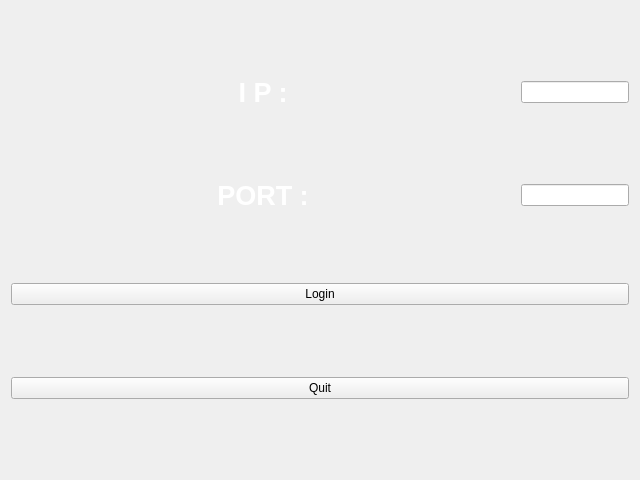
<?xml version="1.0" encoding="UTF-8"?>
<ui version="4.0">
 <class>LoginServer</class>
 <widget class="QWidget" name="LoginServer">
  <property name="geometry">
   <rect>
    <x>0</x>
    <y>0</y>
    <width>640</width>
    <height>480</height>
   </rect>
  </property>
  <property name="windowTitle">
   <string>Form</string>
  </property>
  <property name="styleSheet">
   <string notr="true">QWidget#LoginServer {
	border-image: url(:/img/portal_background_4.jpg) 0 0 0 0 stretch stretch;
}
</string>
  </property>
  <layout class="QVBoxLayout" name="verticalLayout">
   <item>
    <layout class="QHBoxLayout" name="horizontalLayout" stretch="1,0">
     <property name="spacing">
      <number>6</number>
     </property>
     <item>
      <widget class="QLabel" name="labelIp">
       <property name="sizePolicy">
        <sizepolicy hsizetype="Preferred" vsizetype="Fixed">
         <horstretch>0</horstretch>
         <verstretch>0</verstretch>
        </sizepolicy>
       </property>
       <property name="styleSheet">
        <string notr="true"/>
       </property>
       <property name="text">
        <string>&lt;html&gt;&lt;head/&gt;&lt;body&gt;&lt;p align=&quot;center&quot;&gt;&lt;span style=&quot; font-size:20pt; font-weight:600; color:#ffffff;&quot;&gt;I P :&lt;/span&gt;&lt;/p&gt;&lt;/body&gt;&lt;/html&gt;</string>
       </property>
       <property name="alignment">
        <set>Qt::AlignCenter</set>
       </property>
      </widget>
     </item>
     <item>
      <widget class="QLineEdit" name="lineIp">
       <property name="enabled">
        <bool>true</bool>
       </property>
       <property name="sizePolicy">
        <sizepolicy hsizetype="Preferred" vsizetype="Fixed">
         <horstretch>0</horstretch>
         <verstretch>0</verstretch>
        </sizepolicy>
       </property>
      </widget>
     </item>
    </layout>
   </item>
   <item>
    <layout class="QHBoxLayout" name="horizontalLayout_2" stretch="1,0">
     <property name="spacing">
      <number>6</number>
     </property>
     <property name="sizeConstraint">
      <enum>QLayout::SetDefaultConstraint</enum>
     </property>
     <property name="leftMargin">
      <number>0</number>
     </property>
     <property name="rightMargin">
      <number>0</number>
     </property>
     <item>
      <widget class="QLabel" name="labelPort">
       <property name="sizePolicy">
        <sizepolicy hsizetype="Preferred" vsizetype="Fixed">
         <horstretch>0</horstretch>
         <verstretch>0</verstretch>
        </sizepolicy>
       </property>
       <property name="minimumSize">
        <size>
         <width>0</width>
         <height>0</height>
        </size>
       </property>
       <property name="styleSheet">
        <string notr="true"/>
       </property>
       <property name="frameShape">
        <enum>QFrame::NoFrame</enum>
       </property>
       <property name="frameShadow">
        <enum>QFrame::Plain</enum>
       </property>
       <property name="lineWidth">
        <number>1</number>
       </property>
       <property name="midLineWidth">
        <number>0</number>
       </property>
       <property name="text">
        <string>&lt;html&gt;&lt;head/&gt;&lt;body&gt;&lt;p&gt;&lt;span style=&quot; font-size:20pt; font-weight:600; color:#ffffff;&quot;&gt;PORT :&lt;/span&gt;&lt;/p&gt;&lt;/body&gt;&lt;/html&gt;</string>
       </property>
       <property name="alignment">
        <set>Qt::AlignCenter</set>
       </property>
      </widget>
     </item>
     <item>
      <widget class="QLineEdit" name="linePort">
       <property name="sizePolicy">
        <sizepolicy hsizetype="Preferred" vsizetype="Fixed">
         <horstretch>0</horstretch>
         <verstretch>0</verstretch>
        </sizepolicy>
       </property>
      </widget>
     </item>
    </layout>
   </item>
   <item>
    <widget class="QPushButton" name="buttonLogin">
     <property name="text">
      <string>Login</string>
     </property>
    </widget>
   </item>
   <item>
    <widget class="QPushButton" name="buttonQuit">
     <property name="text">
      <string>Quit</string>
     </property>
    </widget>
   </item>
  </layout>
 </widget>
 <resources/>
 <connections/>
</ui>
